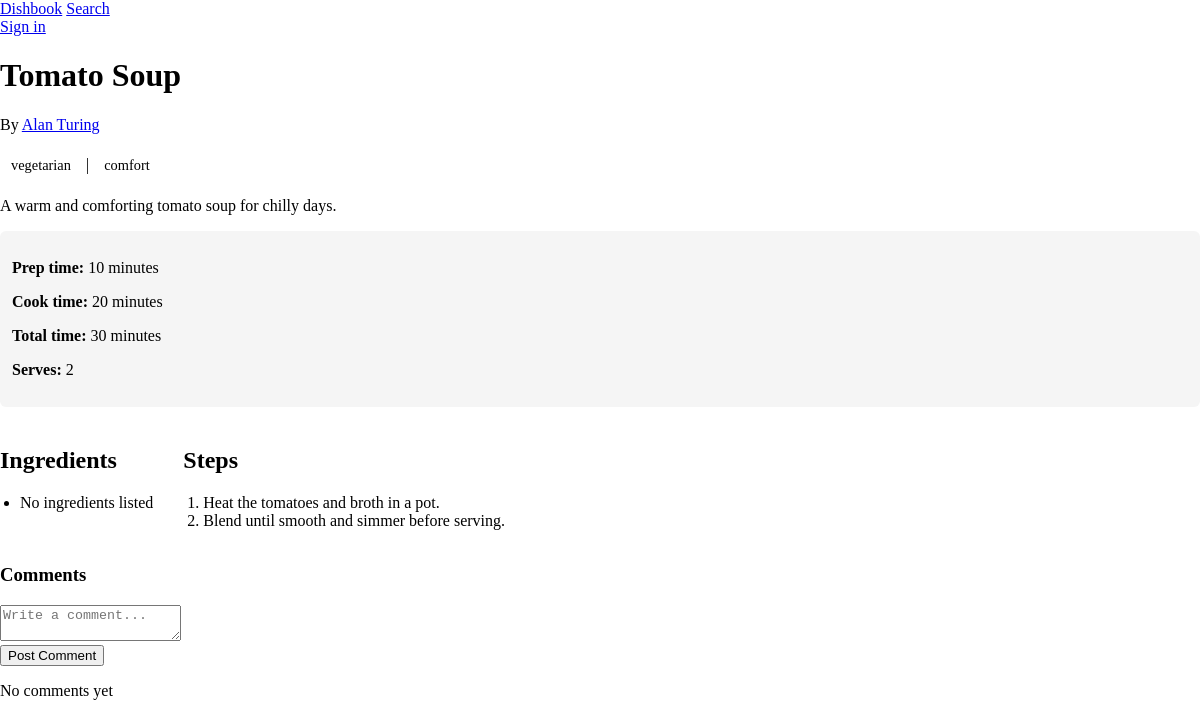
The app's page /recipe/2/, older data.
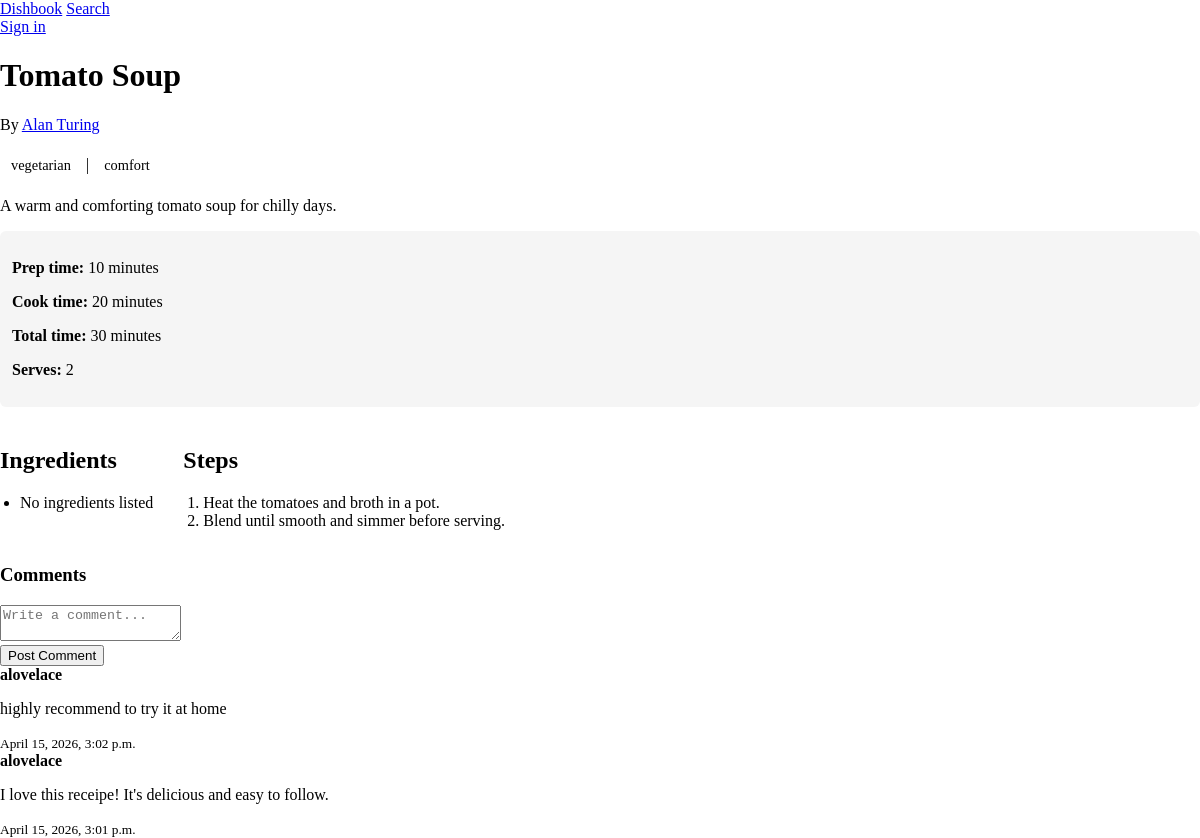
The same page, newer data.
### dishbook/models.py (models this page shows, shortened)
class Recipe(models.Model):
    title = models.CharField(max_length=200)
    description = models.TextField()
    prep_time_minutes = models.IntegerField(default=0)
    cook_time_minutes = models.IntegerField(default=0)
    serves = models.IntegerField(default=1)
    author = models.ForeignKey(User, on_delete=models.CASCADE)
    photo = models.ImageField(upload_to="media/", null=True, blank=True)
    is_public = models.BooleanField(default=True)
    tags = models.ManyToManyField(Tag, blank=True)
    def total_time(self):
        return self.prep_time_minutes + self.cook_time_minutes

class Tag(models.Model):
    name = models.CharField(max_length=40)

class Step(models.Model):
    recipe = models.ForeignKey(Recipe, on_delete=models.CASCADE, related_name="steps")
    order = models.IntegerField()
    description = models.TextField()
    class Meta:
        ordering = ["order"]

class Comment(models.Model):
    user = models.ForeignKey(User, on_delete=models.CASCADE)
    recipe = models.ForeignKey('recipe', on_delete=models.CASCADE, related_name='comments')
    content = models.TextField()
    created_at= models.DateTimeField(auto_now_add=True)

### dishbook/views.py (the view, shortened to what this page needs)
# urls.py: path("recipe/<int:recipe_id>/", views.recipe_detail, name="recipe"),
def recipe_detail(request, recipe_id):
    recipe = Recipe.objects.get(id=recipe_id)
    comments = recipe.comments.all().order_by("-created_at")
    return render(request, "recipe.html", {
        "recipe": recipe,
        "comments": comments
    })

### dishbook/templates/recipe.html (shortened to what this page needs)
{% extends "base.html" %}
{% load static %}
{% block content %}
<h1>{{ recipe.title }}</h1>
<p>By <a href="/profile/{{ recipe.author.username }}/">{{ recipe.author.get_full_name|default:recipe.author.username }}</a></p>
<p>
    {% for tag in recipe.tags.all %}
        <span class="tag">{{ tag.name }}</span>
        {% if not forloop.last %} | {% endif %}
    {% endfor %}
</p>
<p>{{ recipe.description }}</p>
<div class="recipe-info">
    <p><strong>Prep time:</strong> {{ recipe.prep_time_minutes }} minutes</p>
    <p><strong>Cook time:</strong> {{ recipe.cook_time_minutes }} minutes</p>
    <p><strong>Total time:</strong> {{ recipe.total_time }} minutes</p>
    <p><strong>Serves:</strong> {{ recipe.serves }}</p>
</div>
<div class="recipe-columns">
    <div>
        <h2>Ingredients</h2>
        <ul>
            {% for ingredient in recipe.ingredients.all %}
                <li>{{ ingredient.amount }} {{ ingredient.unit }} {{ ingredient.name }}</li>
            {% empty %}
                <li>No ingredients listed</li>
            {% endfor %}
        </ul>
    </div>
    <div>
        <h2>Steps</h2>
        <ol>
            {% for step in recipe.steps.all %}
                <li>{{ step.description }}</li>
            {% empty %}
                <li>No steps listed</li>
            {% endfor %}
        </ol>
    </div>
</div>
<h3>Comments</h3>
<form id="comment-form">
    <textarea id="comment-content" name="content" placeholder="Write a comment..." required></textarea>
    <br>
    <button type="submit">Post Comment</button>
</form>
<div id="comments-section">
    {% for comment in comments %}
        <div class="comment">
            <strong>{{comment.user.username}}</strong>
            <p>{{comment.content}}</p>
            <small>{{comment.created_at}}</small>
        </div>
    {% empty %}
        <p id="no-comments">No comments yet</p>
    {% endfor %}
</div>
{% endblock %}

### dishbook/templates/base.html (shortened to what this page needs)
{% load static %}
<!DOCTYPE html>
<html lang="en">
<head>
    <link rel="stylesheet" href="/static/main.css">
</head>
<body>
    <div class="top">
        <div class="nav-links">
            <a href="/">Dishbook</a>
            <a href="/s">Search</a>
        </div>
        <div class="user-links">
            {% if user.is_authenticated %}
                {{ user.get_full_name|default:user.username }} |
                <a href="/logout">Sign out</a>
            {% else %}
                <a href="/login">Sign in</a>
            {% endif %}
        </div>
    </div>
    <div class="container">
        {% block content %}
        {% endblock %}
    </div>
</body>
</html>

### static/main.css (style rules this page uses)
.tag { display: inline-block; padding: 4px 8px; margin: 3px; border-radius: 4px; font-size: 0.9em; }
body { margin: 0; }
.recipe-info { background: #f5f5f5; padding: 12px; margin: 15px 0; border-radius: 6px; }
.recipe-columns { display: flex; gap: 30px; margin-top: 20px; }
.recipe-columns { flex: 1; }
ul, ol { padding-left: 20px; }

Row changes from the older to the newer data that the page shows:
added Comment: user.username "alovelace", content "highly recommend to try it at home", created_at "April 15, 2026, 3:02 p.m."
added Comment: user.username "alovelace", content "I love this receipe! It's delicious and easy to follow.", created_at "April 15, 2026, 3:01 p.m."
Text that changed along with them:
text no longer shown: "No comments yet"
